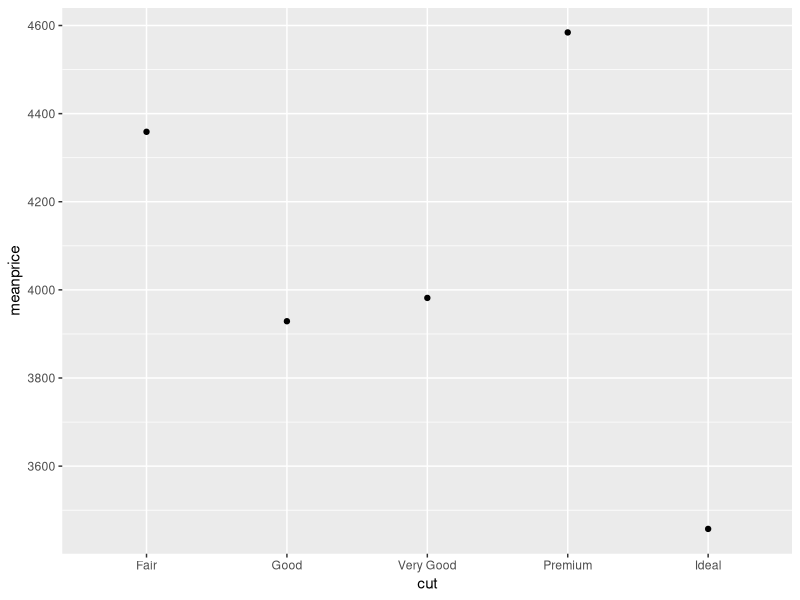
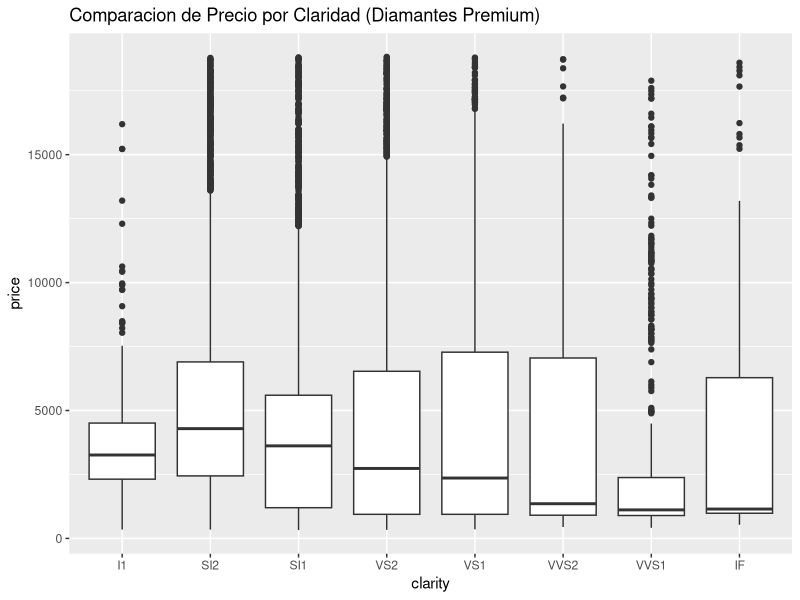
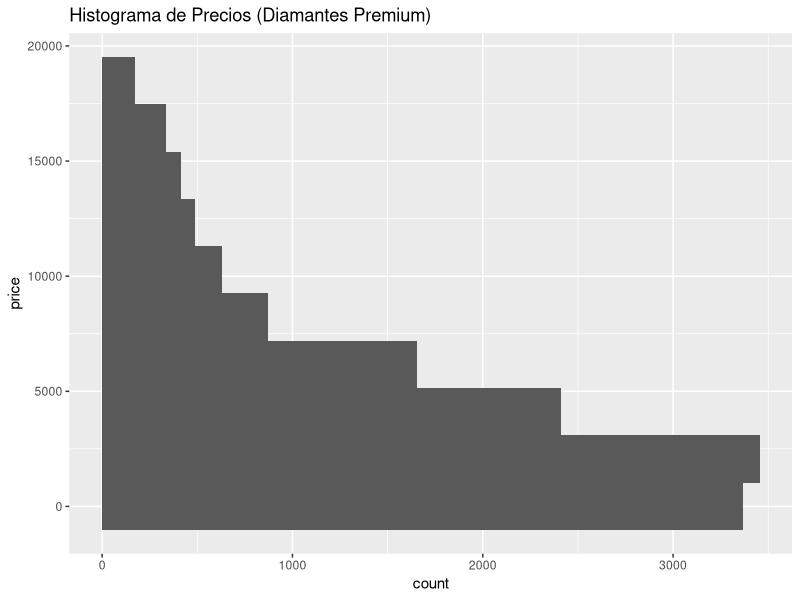
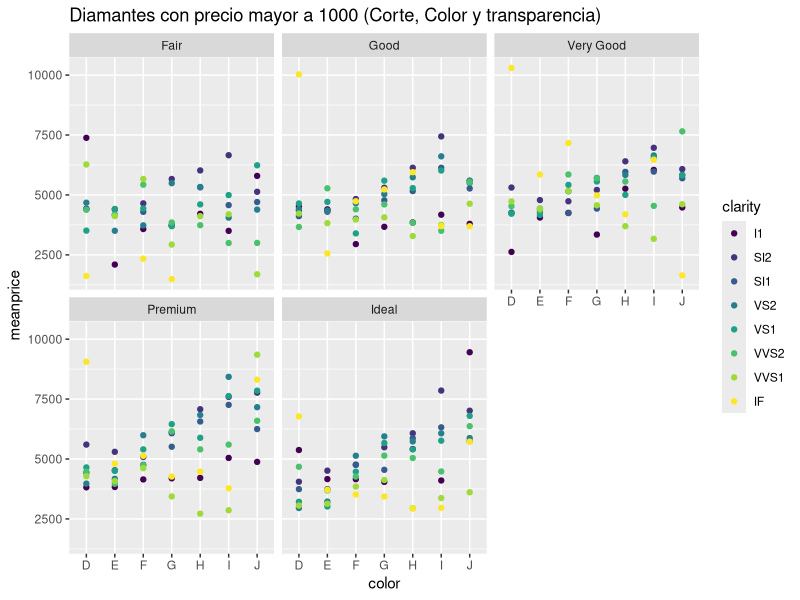

Source code (R) for these figures, in order:
# WEEK 11 - day 3 Tidyverse

# Elige un built_in dataset de R y realizar un análisis de este.
# Requisitos mínimos


library(tidyverse)

# Dataset seleccionado Diamonds
data("diamonds")
diamonds
head(diamonds)

# (1) Aplicar los 6 verbos de dplyr
# Filter
filter(diamonds, cut == 'Premium') #Muestra solo los elementos de corte = "Premium"
# Arrange
arrange(diamonds, desc(price))  #Ordenar los elementos por precio (descendente)
# Summarise
summarise(diamonds,n())   # Cantidad de elementos del dataset
# Group By
group_by(diamonds,cut)  # Muestra que son 5 grupos pero no les aplica ninguna operacion
# Mutate
mutate(diamonds, price/carat) # Agrega columna con price / carat
# Select
select (diamonds, cut,color,clarity)  # Seleccionar solo ciertas columnas

# (2) Hacer un pipeline de verbos usando %>% con al menos 3 de ellos

#Diamantes de corte Ideal con precio mayor a 10.000, 
#Cuantos hay, Cual es su media de "depth", Cuanto vale el más barato y el más caro 
#de cada grupo (agrupados por color y claridad)

diamonds %>% # el pipe se pone usando Command+Shift+M
  filter(cut == 'Ideal',
         price >=10000) %>% 
  group_by (color,clarity) %>% 
  summarise(cant = n(), mean(depth), min(price), max(price))

# (3) Hacer un pipeline de verbos usando al menos un verbo y una funcion 
# de ggplot

# Precio medio por tipo de corte del diamante
diamonds %>%
  group_by(cut) %>% 
  summarise(meanprice = mean(price)) %>% 
  ggplot(aes(x = cut, y = meanprice)) +
  geom_point() 

# (4) Hacer al menos 3 gráficas con ggplot

#BOXPLOT
diamonds %>% 
  filter(cut == "Premium") %>% 
  ggplot(aes(x = clarity, y = price)) +
  geom_boxplot() +
  ggtitle("Comparacion de Precio por Claridad (Diamantes Premium)")

# HISTOGRAMA
diamonds %>% 
  filter(cut == "Premium") %>% 
  ggplot(aes( y = price)) + 
  geom_histogram(stat="bin", bins=10)+
  ggtitle("Histograma de Precios (Diamantes Premium)")


# PUNTOS
diamonds %>%
  filter(price>1000) %>%
  group_by (color,cut, clarity) %>% 
  summarise( meanprice = mean(price)) %>% 
  # Make the plot
  ggplot(aes(x = color, y = meanprice, color = clarity)) +
  geom_point() +
  facet_wrap( ~ cut)+
  ggtitle("Diamantes con precio mayor a 1000 (Corte, Color y transparencia)")

